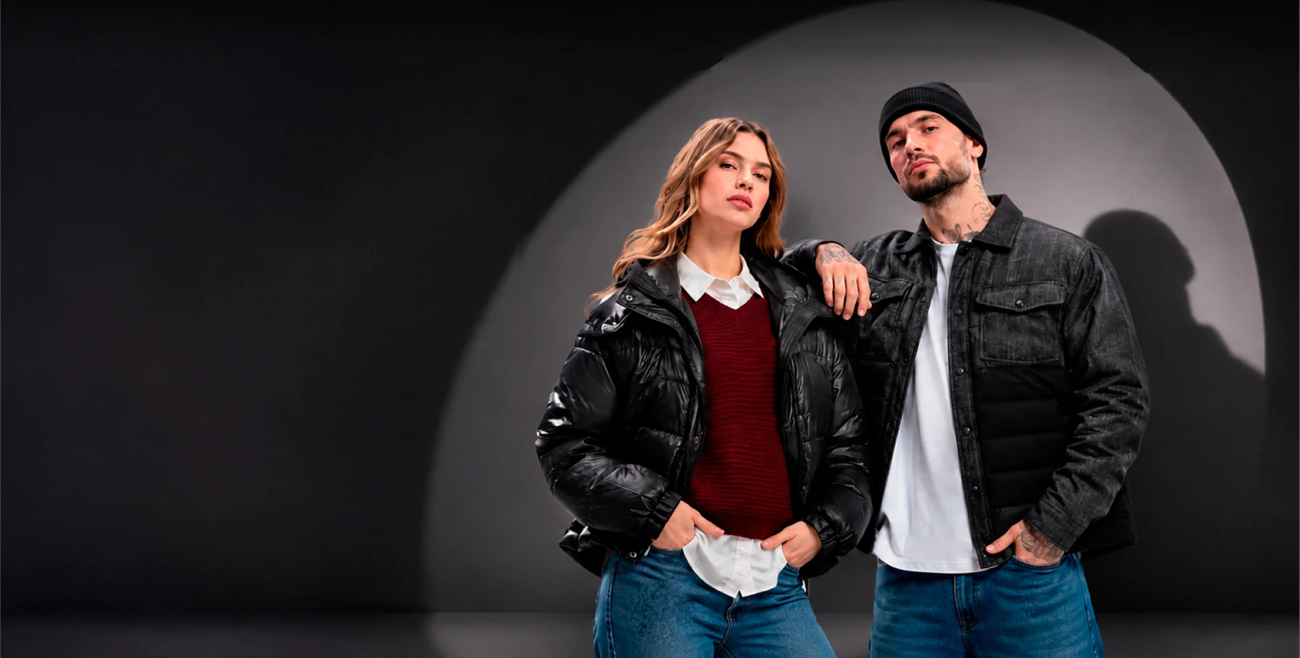
#> input picture src/modules/promociones/assets/cyber-hero@2x.webp, 2600 x 1316 px, found by its file name (shown at 1/2 size)
$ python capas.py ../../../../src/modules/promociones/assets/cyber-banda.webp
#> lines starting #> are read from the running program, lines starting #| are printed output that depends on the picture; after the words box and inside, x2 and y2 are one past the last pixel; in counts of white or black regions, pixels touching at a corner belong together
"""Divide a las personas en capas: ella, él y el brazo de él. Coordenadas del lienzo 1300 x 658."""
import sys
from pathlib import Path

import numpy as np
from PIL import Image, ImageDraw, ImageFilter

S = Path(sys.argv[1])
A = S / "anim"
HERO = Path(r"C:/Users/ABEL1/Documents/TESIS-TOPITOP/src/modules/promociones/assets/cyber-hero@2x.webp")
ESC = 2  # se trabaja en 2x (2600 x 1316) y se exporta en 1x y 2x
W, H = 1300 * ESC, 658 * ESC

# Límite entre el brazo derecho de ella (puffer) y el cuerpo de él
LIMITE = [(872, 0), (874, 236), (872, 300), (866, 330), (871, 400), (873, 480), (871, 530), (866, 550), (856, 562), (852, 575), (852, 658)]
# Brazo de él apoyado en el hombro de ella: manga y mano
BRAZO = [(770, 250), (782, 238), (810, 232), (850, 228), (878, 232), (884, 252), (880, 290), (872, 318), (858, 326), (838, 322),
         (822, 310), (815, 288), (800, 282), (780, 278), (768, 266)]
# Hombro de ella bajo el brazo de él (se reconstruye)
HOMBRO_ELLA = [(768, 266), (780, 278), (800, 282), (815, 288), (835, 292), (858, 296), (872, 300), (872, 330), (768, 330)]
PIVOTE_BRAZO = (878, 258)  # hombro de él


def poligono(puntos, ancho=W, alto=H):
    m = Image.new("L", (ancho, alto), 0)
    ImageDraw.Draw(m).polygon([(x * ESC, y * ESC) for x, y in puntos], fill=255)
    return np.asarray(m) > 0


def izquierda_de(linea):
    """Máscara de lo que queda a la izquierda de la polilínea (de arriba a abajo)."""
    puntos = linea + [(0, 658), (0, 0)]
    return poligono(puntos)


if __name__ == "__main__":
    foto = Image.open(HERO).convert("RGB")
#> foto is the input picture: PIL image 2600x1316 RGB; mean R, G, B 46.4, 42.7, 45.6
    personas = np.asarray(Image.open(A / "mascara-personas.png").convert("L")).astype(np.float32) / 255
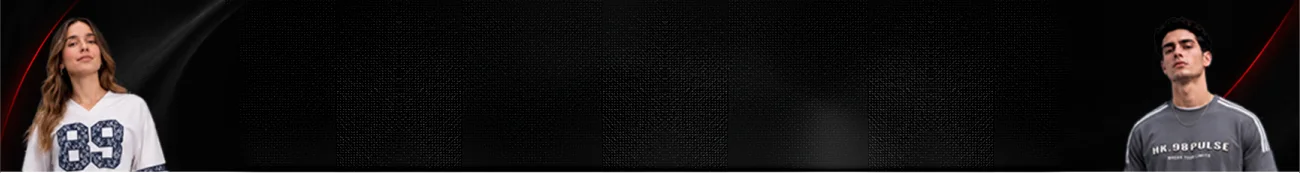
#> input picture src/modules/promociones/assets/cyber-banda.webp, 1300 x 173 px, given in place of mascara-personas.png, which was not available
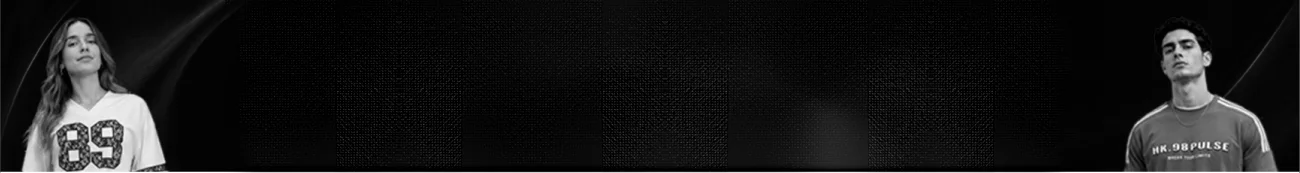
#> personas: shape (173, 1300) float32; min 0, max 1, mean 0.0927

    brazo = poligono(BRAZO)
#> in poligono, `m = Image.new("L", (ancho, alto), 0)`: m: PIL image 2600x1316 L; every value is 0
#> in poligono, `ImageDraw.Draw(m).polygon([(x * ESC, y * ESC) for x, y in puntos], fil..`:
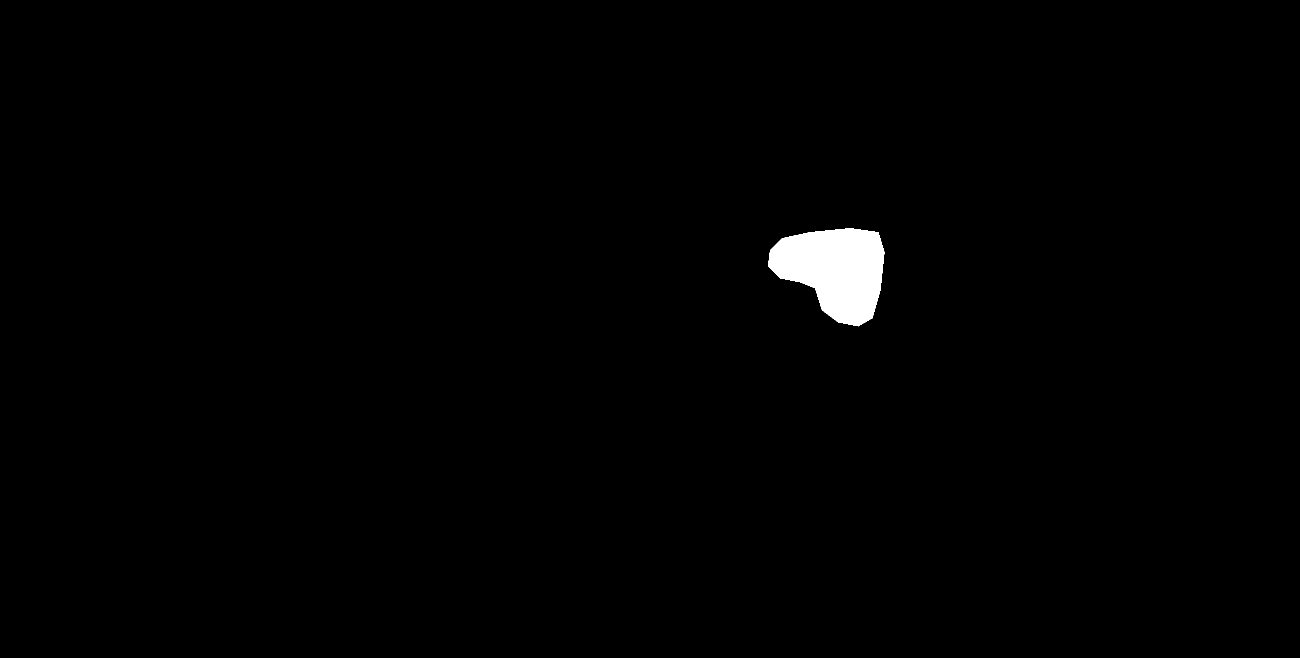
#> m: PIL image 2600x1316 L (shown at 1/2 size); 0.9% white; 1 white region, box (x1, y1, x2, y2) and area: (1536, 456, 1769, 653) 30891
    izq = izquierda_de(LIMITE)
#> call 2 of poligono, with ancho = 2600, alto = 1316
#> in poligono (call 2), `ImageDraw.Draw(m).polygon([(x * ESC, y * ESC) for x, y in puntos], fil..`:
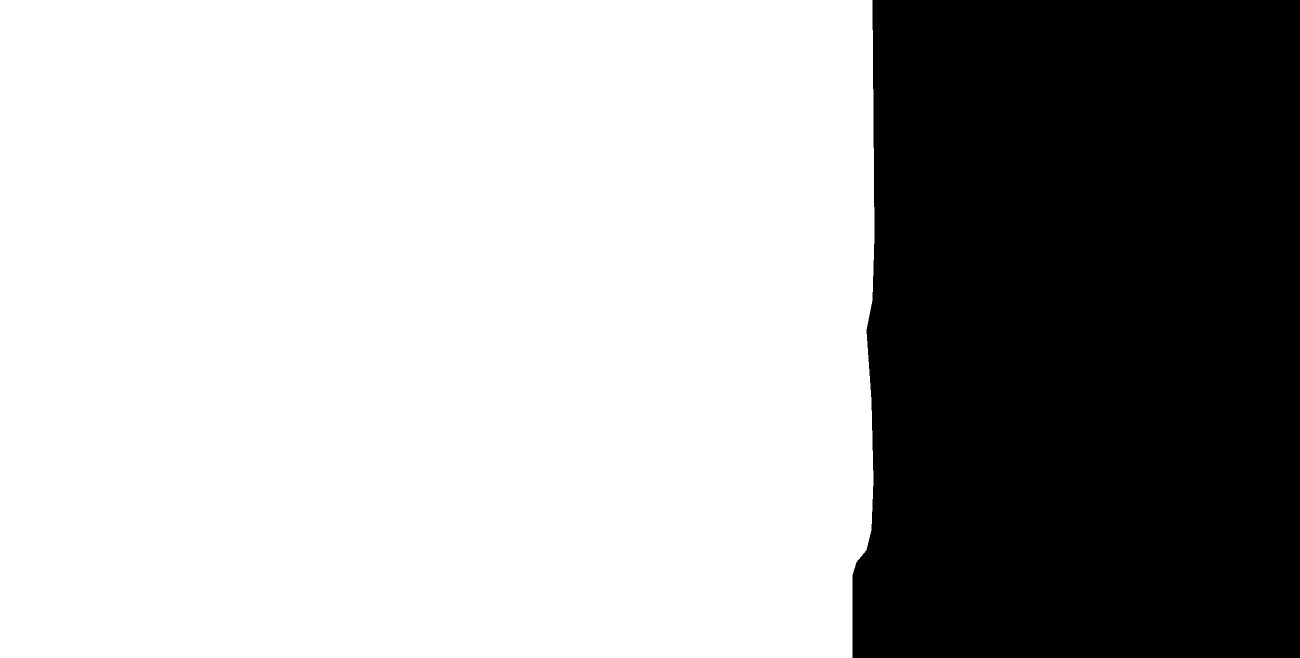
#> m: PIL image 2600x1316 L (shown at 1/2 size); 66.9% white; 1 black region, box (x1, y1, x2, y2) and area: (1705, 0, 2600, 1316) 1133702
#> (the run stopped early here; a loop or call above may not have finished)
